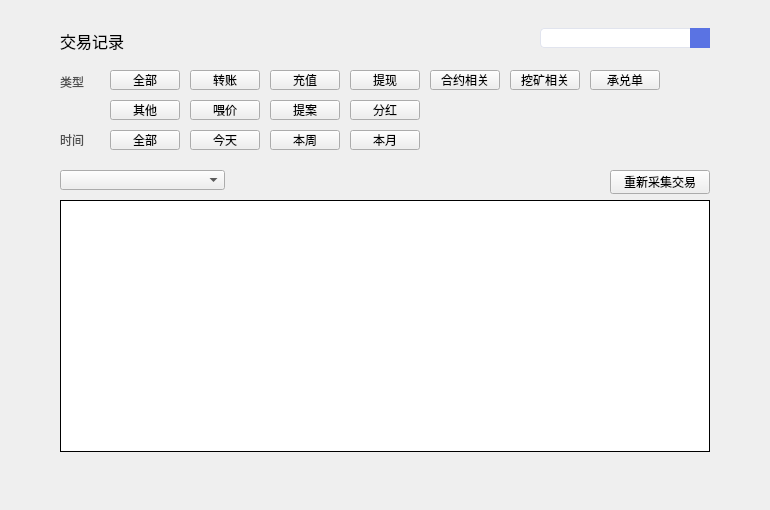
<?xml version="1.0" encoding="UTF-8"?>
<ui version="4.0">
 <class>AllTransactionWidget</class>
 <widget class="QWidget" name="AllTransactionWidget">
  <property name="geometry">
   <rect>
    <x>0</x>
    <y>0</y>
    <width>770</width>
    <height>510</height>
   </rect>
  </property>
  <property name="font">
   <font>
    <family>Microsoft YaHei UI Light</family>
   </font>
  </property>
  <property name="windowTitle">
   <string>Form</string>
  </property>
  <widget class="QLabel" name="title_label">
   <property name="geometry">
    <rect>
     <x>60</x>
     <y>28</y>
     <width>200</width>
     <height>26</height>
    </rect>
   </property>
   <property name="font">
    <font>
     <pointsize>12</pointsize>
    </font>
   </property>
   <property name="text">
    <string>交易记录</string>
   </property>
  </widget>
  <widget class="QLabel" name="label">
   <property name="geometry">
    <rect>
     <x>60</x>
     <y>72</y>
     <width>50</width>
     <height>20</height>
    </rect>
   </property>
   <property name="styleSheet">
    <string notr="true">QLabel{color: rgb(80,80,80);
font: 11px &quot;微软雅黑&quot;;}</string>
   </property>
   <property name="text">
    <string>类型</string>
   </property>
  </widget>
  <widget class="QLabel" name="label_2">
   <property name="geometry">
    <rect>
     <x>60</x>
     <y>130</y>
     <width>50</width>
     <height>20</height>
    </rect>
   </property>
   <property name="styleSheet">
    <string notr="true">QLabel{color: rgb(80,80,80);
font: 11px &quot;微软雅黑&quot;;}</string>
   </property>
   <property name="text">
    <string>时间</string>
   </property>
  </widget>
  <widget class="QPushButton" name="typeAllBtn">
   <property name="geometry">
    <rect>
     <x>110</x>
     <y>70</y>
     <width>70</width>
     <height>20</height>
    </rect>
   </property>
   <property name="cursor">
    <cursorShape>PointingHandCursor</cursorShape>
   </property>
   <property name="styleSheet">
    <string notr="true"/>
   </property>
   <property name="text">
    <string>全部</string>
   </property>
  </widget>
  <widget class="QPushButton" name="typeTransferBtn">
   <property name="geometry">
    <rect>
     <x>190</x>
     <y>70</y>
     <width>70</width>
     <height>20</height>
    </rect>
   </property>
   <property name="cursor">
    <cursorShape>PointingHandCursor</cursorShape>
   </property>
   <property name="styleSheet">
    <string notr="true"/>
   </property>
   <property name="text">
    <string>转账</string>
   </property>
  </widget>
  <widget class="QPushButton" name="typeDepositBtn">
   <property name="geometry">
    <rect>
     <x>270</x>
     <y>70</y>
     <width>70</width>
     <height>20</height>
    </rect>
   </property>
   <property name="cursor">
    <cursorShape>PointingHandCursor</cursorShape>
   </property>
   <property name="styleSheet">
    <string notr="true"/>
   </property>
   <property name="text">
    <string>充值</string>
   </property>
  </widget>
  <widget class="QPushButton" name="typeWithdrawBtn">
   <property name="geometry">
    <rect>
     <x>350</x>
     <y>70</y>
     <width>70</width>
     <height>20</height>
    </rect>
   </property>
   <property name="cursor">
    <cursorShape>PointingHandCursor</cursorShape>
   </property>
   <property name="styleSheet">
    <string notr="true"/>
   </property>
   <property name="text">
    <string>提现</string>
   </property>
  </widget>
  <widget class="QPushButton" name="typeContractBtn">
   <property name="geometry">
    <rect>
     <x>430</x>
     <y>70</y>
     <width>70</width>
     <height>20</height>
    </rect>
   </property>
   <property name="cursor">
    <cursorShape>PointingHandCursor</cursorShape>
   </property>
   <property name="styleSheet">
    <string notr="true"/>
   </property>
   <property name="text">
    <string>合约相关</string>
   </property>
  </widget>
  <widget class="QPushButton" name="typeOtherBtn">
   <property name="geometry">
    <rect>
     <x>110</x>
     <y>100</y>
     <width>70</width>
     <height>20</height>
    </rect>
   </property>
   <property name="cursor">
    <cursorShape>PointingHandCursor</cursorShape>
   </property>
   <property name="styleSheet">
    <string notr="true"/>
   </property>
   <property name="text">
    <string>其他</string>
   </property>
  </widget>
  <widget class="QPushButton" name="timeAllBtn">
   <property name="geometry">
    <rect>
     <x>110</x>
     <y>130</y>
     <width>70</width>
     <height>20</height>
    </rect>
   </property>
   <property name="cursor">
    <cursorShape>PointingHandCursor</cursorShape>
   </property>
   <property name="styleSheet">
    <string notr="true"/>
   </property>
   <property name="text">
    <string>全部</string>
   </property>
  </widget>
  <widget class="QPushButton" name="timeDayBtn">
   <property name="geometry">
    <rect>
     <x>190</x>
     <y>130</y>
     <width>70</width>
     <height>20</height>
    </rect>
   </property>
   <property name="cursor">
    <cursorShape>PointingHandCursor</cursorShape>
   </property>
   <property name="styleSheet">
    <string notr="true"/>
   </property>
   <property name="text">
    <string>今天</string>
   </property>
  </widget>
  <widget class="QPushButton" name="timeWeekBtn">
   <property name="geometry">
    <rect>
     <x>270</x>
     <y>130</y>
     <width>70</width>
     <height>20</height>
    </rect>
   </property>
   <property name="cursor">
    <cursorShape>PointingHandCursor</cursorShape>
   </property>
   <property name="styleSheet">
    <string notr="true"/>
   </property>
   <property name="text">
    <string>本周</string>
   </property>
  </widget>
  <widget class="QPushButton" name="timeMonthBtn">
   <property name="geometry">
    <rect>
     <x>350</x>
     <y>130</y>
     <width>70</width>
     <height>20</height>
    </rect>
   </property>
   <property name="cursor">
    <cursorShape>PointingHandCursor</cursorShape>
   </property>
   <property name="styleSheet">
    <string notr="true"/>
   </property>
   <property name="text">
    <string>本月</string>
   </property>
  </widget>
  <widget class="QComboBox" name="accountComboBox">
   <property name="geometry">
    <rect>
     <x>60</x>
     <y>170</y>
     <width>165</width>
     <height>20</height>
    </rect>
   </property>
   <property name="font">
    <font>
     <family>微软雅黑</family>
     <weight>50</weight>
     <bold>false</bold>
    </font>
   </property>
   <property name="focusPolicy">
    <enum>Qt::NoFocus</enum>
   </property>
   <property name="styleSheet">
    <string notr="true"/>
   </property>
  </widget>
  <widget class="QLabel" name="addressLabel">
   <property name="geometry">
    <rect>
     <x>250</x>
     <y>170</y>
     <width>300</width>
     <height>20</height>
    </rect>
   </property>
   <property name="font">
    <font>
     <family>微软雅黑</family>
    </font>
   </property>
   <property name="styleSheet">
    <string notr="true">QLabel{color: rgb(192, 196, 212);}</string>
   </property>
   <property name="text">
    <string/>
   </property>
   <property name="alignment">
    <set>Qt::AlignLeading|Qt::AlignLeft|Qt::AlignVCenter</set>
   </property>
   <property name="textInteractionFlags">
    <set>Qt::LinksAccessibleByMouse|Qt::TextSelectableByMouse</set>
   </property>
  </widget>
  <widget class="QTableWidget" name="transactionsTableWidget">
   <property name="geometry">
    <rect>
     <x>60</x>
     <y>200</y>
     <width>650</width>
     <height>252</height>
    </rect>
   </property>
   <property name="cursor" stdset="0">
    <cursorShape>PointingHandCursor</cursorShape>
   </property>
   <property name="layoutDirection">
    <enum>Qt::LeftToRight</enum>
   </property>
   <property name="styleSheet">
    <string notr="true"/>
   </property>
   <property name="frameShape">
    <enum>QFrame::Box</enum>
   </property>
   <property name="frameShadow">
    <enum>QFrame::Plain</enum>
   </property>
   <property name="verticalScrollBarPolicy">
    <enum>Qt::ScrollBarAsNeeded</enum>
   </property>
   <property name="horizontalScrollBarPolicy">
    <enum>Qt::ScrollBarAlwaysOff</enum>
   </property>
   <property name="autoScroll">
    <bool>true</bool>
   </property>
   <property name="editTriggers">
    <set>QAbstractItemView::NoEditTriggers</set>
   </property>
   <property name="selectionMode">
    <enum>QAbstractItemView::NoSelection</enum>
   </property>
   <property name="iconSize">
    <size>
     <width>19</width>
     <height>12</height>
    </size>
   </property>
   <property name="showGrid">
    <bool>true</bool>
   </property>
   <property name="gridStyle">
    <enum>Qt::SolidLine</enum>
   </property>
   <attribute name="horizontalHeaderVisible">
    <bool>false</bool>
   </attribute>
   <attribute name="horizontalHeaderCascadingSectionResizes">
    <bool>false</bool>
   </attribute>
   <attribute name="horizontalHeaderHighlightSections">
    <bool>false</bool>
   </attribute>
   <attribute name="verticalHeaderVisible">
    <bool>false</bool>
   </attribute>
   <attribute name="verticalHeaderHighlightSections">
    <bool>false</bool>
   </attribute>
   <column>
    <property name="text">
     <string>区块高度</string>
    </property>
    <property name="font">
     <font>
      <family>微软雅黑</family>
     </font>
    </property>
    <property name="textAlignment">
     <set>AlignCenter</set>
    </property>
   </column>
   <column>
    <property name="text">
     <string>时间</string>
    </property>
    <property name="font">
     <font>
      <family>微软雅黑</family>
     </font>
    </property>
    <property name="textAlignment">
     <set>AlignCenter</set>
    </property>
   </column>
   <column>
    <property name="text">
     <string>对方账户</string>
    </property>
    <property name="font">
     <font>
      <family>微软雅黑</family>
     </font>
    </property>
    <property name="textAlignment">
     <set>AlignCenter</set>
    </property>
   </column>
   <column>
    <property name="text">
     <string>数量</string>
    </property>
    <property name="font">
     <font>
      <family>微软雅黑</family>
     </font>
    </property>
    <property name="textAlignment">
     <set>AlignCenter</set>
    </property>
   </column>
   <column>
    <property name="text">
     <string>手续费(XWC)</string>
    </property>
    <property name="font">
     <font>
      <family>微软雅黑</family>
     </font>
    </property>
    <property name="textAlignment">
     <set>AlignCenter</set>
    </property>
   </column>
   <column>
    <property name="text">
     <string>交易ID</string>
    </property>
    <property name="font">
     <font>
      <family>微软雅黑</family>
     </font>
    </property>
    <property name="textAlignment">
     <set>AlignCenter</set>
    </property>
   </column>
   <column>
    <property name="text">
     <string>状态</string>
    </property>
    <property name="font">
     <font>
      <family>微软雅黑</family>
     </font>
    </property>
    <property name="textAlignment">
     <set>AlignCenter</set>
    </property>
   </column>
   <column>
    <property name="text">
     <string>类型</string>
    </property>
    <property name="font">
     <font>
      <family>微软雅黑</family>
     </font>
    </property>
    <property name="textAlignment">
     <set>AlignCenter</set>
    </property>
   </column>
  </widget>
  <widget class="QPushButton" name="typeMineBtn">
   <property name="geometry">
    <rect>
     <x>510</x>
     <y>70</y>
     <width>70</width>
     <height>20</height>
    </rect>
   </property>
   <property name="cursor">
    <cursorShape>PointingHandCursor</cursorShape>
   </property>
   <property name="styleSheet">
    <string notr="true"/>
   </property>
   <property name="text">
    <string>挖矿相关</string>
   </property>
  </widget>
  <widget class="QPushButton" name="typeGuaranteeBtn">
   <property name="geometry">
    <rect>
     <x>590</x>
     <y>70</y>
     <width>70</width>
     <height>20</height>
    </rect>
   </property>
   <property name="cursor">
    <cursorShape>PointingHandCursor</cursorShape>
   </property>
   <property name="styleSheet">
    <string notr="true"/>
   </property>
   <property name="text">
    <string>承兑单</string>
   </property>
  </widget>
  <widget class="QLineEdit" name="searchLineEdit">
   <property name="geometry">
    <rect>
     <x>540</x>
     <y>28</y>
     <width>152</width>
     <height>20</height>
    </rect>
   </property>
   <property name="styleSheet">
    <string notr="true">border:1px solid #e1e4ee;border-top-left-radius:4px;border-bottom-left-radius:4px;
color: #39446B;padding: 0px 5px 0px 5px;
font: 11px &quot;微软雅黑&quot;;
</string>
   </property>
  </widget>
  <widget class="QPushButton" name="searchBtn">
   <property name="geometry">
    <rect>
     <x>690</x>
     <y>28</y>
     <width>20</width>
     <height>20</height>
    </rect>
   </property>
   <property name="cursor">
    <cursorShape>PointingHandCursor</cursorShape>
   </property>
   <property name="styleSheet">
    <string notr="true">background-color:rgb(90,115,227);
background-image: url(:/ui/wallet_ui/searchBtn.png);
background-repeat: no-repeat;background-position: center;border-style: flat;</string>
   </property>
   <property name="text">
    <string/>
   </property>
  </widget>
  <widget class="QStackedWidget" name="stackedWidget">
   <property name="geometry">
    <rect>
     <x>0</x>
     <y>466</y>
     <width>770</width>
     <height>41</height>
    </rect>
   </property>
  </widget>
  <widget class="QPushButton" name="typeFeedPriceBtn">
   <property name="geometry">
    <rect>
     <x>190</x>
     <y>100</y>
     <width>70</width>
     <height>20</height>
    </rect>
   </property>
   <property name="cursor">
    <cursorShape>PointingHandCursor</cursorShape>
   </property>
   <property name="styleSheet">
    <string notr="true"/>
   </property>
   <property name="text">
    <string>喂价</string>
   </property>
  </widget>
  <widget class="QPushButton" name="typeProposalBtn">
   <property name="geometry">
    <rect>
     <x>270</x>
     <y>100</y>
     <width>70</width>
     <height>20</height>
    </rect>
   </property>
   <property name="cursor">
    <cursorShape>PointingHandCursor</cursorShape>
   </property>
   <property name="styleSheet">
    <string notr="true"/>
   </property>
   <property name="text">
    <string>提案</string>
   </property>
  </widget>
  <widget class="QPushButton" name="typeBonusBtn">
   <property name="geometry">
    <rect>
     <x>350</x>
     <y>100</y>
     <width>70</width>
     <height>20</height>
    </rect>
   </property>
   <property name="cursor">
    <cursorShape>PointingHandCursor</cursorShape>
   </property>
   <property name="styleSheet">
    <string notr="true"/>
   </property>
   <property name="text">
    <string>分红</string>
   </property>
  </widget>
  <widget class="QToolButton" name="clearDBBtn">
   <property name="geometry">
    <rect>
     <x>610</x>
     <y>170</y>
     <width>100</width>
     <height>24</height>
    </rect>
   </property>
   <property name="cursor">
    <cursorShape>PointingHandCursor</cursorShape>
   </property>
   <property name="styleSheet">
    <string notr="true"/>
   </property>
   <property name="text">
    <string>重新采集交易</string>
   </property>
  </widget>
 </widget>
 <resources/>
 <connections/>
</ui>
